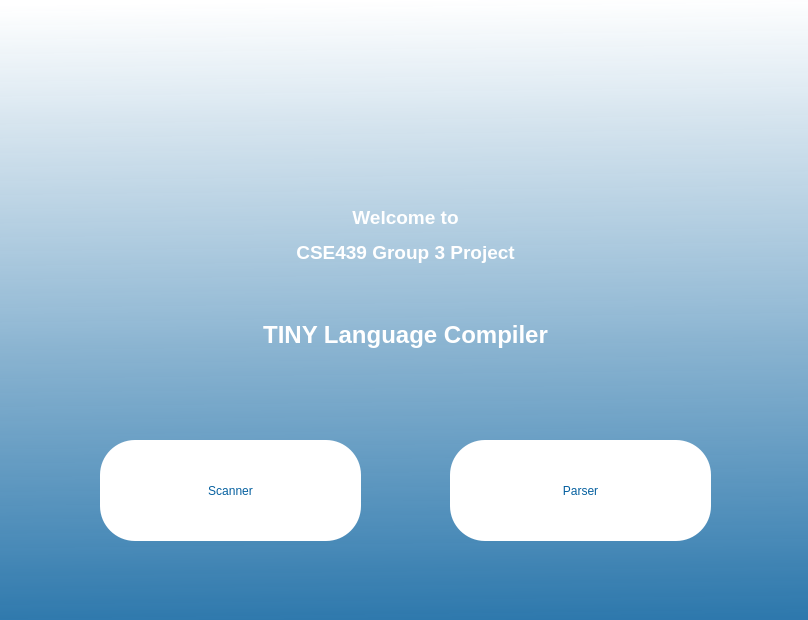
<?xml version="1.0" encoding="UTF-8"?>
<ui version="4.0">
 <class>MainWindow</class>
 <widget class="QMainWindow" name="MainWindow">
  <property name="geometry">
   <rect>
    <x>0</x>
    <y>0</y>
    <width>808</width>
    <height>620</height>
   </rect>
  </property>
  <property name="windowTitle">
   <string>MainWindow</string>
  </property>
  <widget class="QWidget" name="centralwidget">
   <widget class="QWidget" name="widget" native="true">
    <property name="geometry">
     <rect>
      <x>0</x>
      <y>0</y>
      <width>821</width>
      <height>621</height>
     </rect>
    </property>
    <property name="styleSheet">
     <string notr="true">QWidget#widget{
background-color: qlineargradient(spread:pad, x1:0.489474, y1:1, x2:0.473684, y2:0, stop:0 rgba(6, 96, 159, 211), stop:1 rgba(255, 255, 255, 255));
}</string>
    </property>
    <widget class="QLabel" name="welcomeLabel">
     <property name="geometry">
      <rect>
       <x>190</x>
       <y>190</y>
       <width>431</width>
       <height>91</height>
      </rect>
     </property>
     <property name="styleSheet">
      <string notr="true">color: rgb(255, 255, 255);
font: 75 italic 30pt &quot;Georgia&quot;;</string>
     </property>
     <property name="text">
      <string>&lt;html&gt;&lt;head/&gt;&lt;body&gt;&lt;p align=&quot;center&quot;&gt;&lt;span style=&quot; font-size:14pt; font-weight:600; font-style:normal;&quot;&gt;Welcome to&lt;/span&gt;&lt;/p&gt;&lt;p align=&quot;center&quot;&gt;&lt;span style=&quot; font-size:14pt; font-weight:600; font-style:normal;&quot;&gt;CSE439 Group 3 Project&lt;/span&gt;&lt;/p&gt;&lt;/body&gt;&lt;/html&gt;</string>
     </property>
    </widget>
    <widget class="QLabel" name="logoLabel">
     <property name="geometry">
      <rect>
       <x>310</x>
       <y>10</y>
       <width>171</width>
       <height>171</height>
      </rect>
     </property>
     <property name="styleSheet">
      <string notr="true"/>
     </property>
     <property name="text">
      <string/>
     </property>
     <property name="pixmap">
      <pixmap>res/logo.png</pixmap>
     </property>
     <property name="scaledContents">
      <bool>true</bool>
     </property>
    </widget>
    <widget class="QPushButton" name="scannerPushButton">
     <property name="geometry">
      <rect>
       <x>100</x>
       <y>440</y>
       <width>261</width>
       <height>101</height>
      </rect>
     </property>
     <property name="cursor">
      <cursorShape>PointingHandCursor</cursorShape>
     </property>
     <property name="styleSheet">
      <string notr="true">font: 75 20pt &quot;Georgia&quot;;
background-color: rgb(255, 255, 255);
border-radius:35px;
color: rgb(6, 96, 159)</string>
     </property>
     <property name="text">
      <string>Scanner</string>
     </property>
    </widget>
    <widget class="QPushButton" name="parserPushButton">
     <property name="geometry">
      <rect>
       <x>450</x>
       <y>440</y>
       <width>261</width>
       <height>101</height>
      </rect>
     </property>
     <property name="cursor">
      <cursorShape>PointingHandCursor</cursorShape>
     </property>
     <property name="styleSheet">
      <string notr="true">font: 75 20pt &quot;Georgia&quot;;
background-color: rgb(255, 255, 255);
border-radius:35px;
color: rgb(6, 96, 159)</string>
     </property>
     <property name="text">
      <string>Parser</string>
     </property>
    </widget>
    <widget class="QLabel" name="welcomeLabel_2">
     <property name="geometry">
      <rect>
       <x>190</x>
       <y>290</y>
       <width>431</width>
       <height>91</height>
      </rect>
     </property>
     <property name="styleSheet">
      <string notr="true">color: rgb(255, 255, 255);
font: 75 italic 30pt &quot;Georgia&quot;;</string>
     </property>
     <property name="text">
      <string>&lt;html&gt;&lt;head/&gt;&lt;body&gt;&lt;p align=&quot;center&quot;&gt;&lt;span style=&quot; font-size:18pt; font-weight:600; font-style:normal;&quot;&gt;TINY Language Compiler&lt;/span&gt;&lt;/p&gt;&lt;/body&gt;&lt;/html&gt;</string>
     </property>
    </widget>
   </widget>
  </widget>
 </widget>
 <resources>
  <include location="logo.qrc"/>
  <include location="goto.qrc"/>
 </resources>
 <connections/>
</ui>
